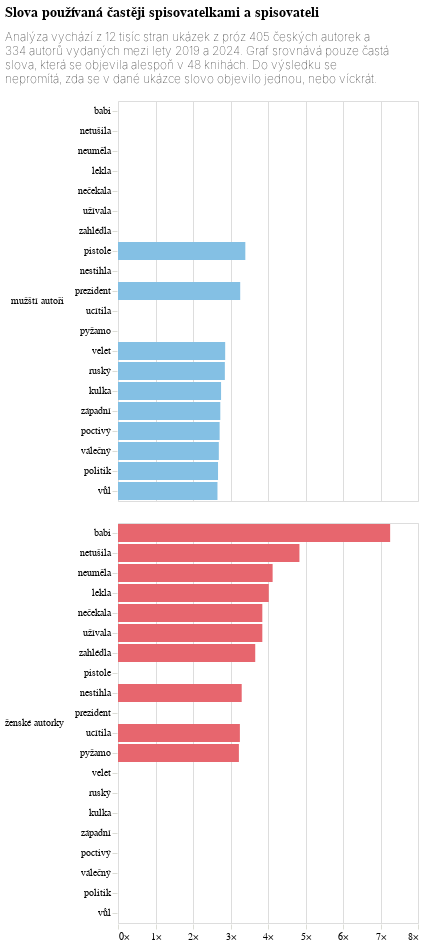

The code cell stored with this chart in its notebook:
### Code cell
mz_graf = alt.Chart(do_grafu, title={'text': titulek, 'subtitle': podtitulek}, width=300).mark_bar().encode(
    alt.X("rozdíl:Q", title=None, axis=alt.Axis(labelExpr="datum.label + '×'", domainOpacity=0, tickColor='#DCDDD6')),
    alt.Y('slovo:N', sort='-x', title=None, axis=alt.Axis(tickColor='#DCDDD6', domainOpacity=0)),
    alt.Color("mz:N", legend=None, scale=alt.Scale(range=['#84c0e4','#E7666E'])),
    alt.Row('mz:N', title=None,
            header=alt.Header(labelAngle=0, labelAlign='left',
                              labelAnchor='middle', labelFont='Asap'))
).transform_filter(
    alt.datum.mz == alt.datum.mz
)

mz_graf

### Figure 1 — Vega-Lite specification as saved in the notebook (floating-point values rounded to 4 significant figures)
{"config": {"title": {"font": "Noticia Text", "fontSize": 14, "anchor": "start", "fontWeight": "bolder", "subtitleFont": "Noticia Text", "subtitleFontSize": 12, "subtitleFontWeight": "lighter", "subtitlePadding": 12, "dy": -12}, "axis": {"labelFont": "Asap", "titleFont": "Asap", "fontWeight": "lighter", "titleFontWeight": "lighter", "labelFontSize": 10, "titleFontSize": 10, "labelPadding": 2, "titlePadding": 10}, "legend": {"labelFont": "Asap", "labelFontWeight": "normal", "titleFont": "Asap", "titleFontWeight": "normal", "labelFontSize": 10, "titleFontSize": 10}}, "data": {"name": "data-0481e9da5e48a1c5e5718fa4b91dcac3"}, "mark": {"type": "bar"}, "encoding": {"color": {"field": "mz", "legend": null, "scale": {"range": ["#84c0e4", "#E7666E"]}, "type": "nominal"}, "row": {"field": "mz", "header": {"labelAlign": "left", "labelAnchor": "middle", "labelAngle": 0, "labelFont": "Asap"}, "title": null, "type": "nominal"}, "x": {"axis": {"domainOpacity": 0, "labelExpr": "datum.label + '×'", "tickColor": "#DCDDD6"}, "field": "rozdíl", "title": null, "type": "quantitative"}, "y": {"axis": {"domainOpacity": 0, "tickColor": "#DCDDD6"}, "field": "slovo", "sort": "-x", "title": null, "type": "nominal"}}, "title": {"text": ["Slova používaná častěji spisovatelkami a spisovateli"], "subtitle": ["Analýza vychází z 12 tisíc stran ukázek z próz 405 českých autorek a", "334 autorů vydaných mezi lety 2019 a 2024. Graf srovnává pouze častá", "slova, která se objevila alespoň v 48 knihách. Do výsledku se", "nepromítá, zda se v dané ukázce slovo objevilo jednou, nebo víckrát."]}, "transform": [{"filter": "(datum.mz === datum.mz)"}], "width": 300, "$schema": "https://vega.github.io/schema/vega-lite/v5.8.0.json", "datasets": {"data-0481e9da5e48a1c5e5718fa4b91dcac3": [{"slovo": "babi", "rozdíl": 7.257, "mz": "ženské autorky"}, {"slovo": "netušila", "rozdíl": 4.838, "mz": "ženské autorky"}, {"slovo": "neuměla", "rozdíl": 4.123, "mz": "ženské autorky"}, {"slovo": "lekla", "rozdíl": 4.02, "mz": "ženské autorky"}, {"slovo": "nečekala", "rozdíl": 3.849, "mz": "ženské autorky"}, {"slovo": "užívala", "rozdíl": 3.849, "mz": "ženské autorky"}, {"slovo": "zahlédla", "rozdíl": 3.66, "mz": "ženské autorky"}, {"slovo": "nestihla", "rozdíl": 3.299, "mz": "ženské autorky"}, {"slovo": "ucítila", "rozdíl": 3.25, "mz": "ženské autorky"}, {"slovo": "pyžamo", "rozdíl": 3.224, "mz": "ženské autorky"}, {"slovo": "vůl", "rozdíl": 2.653, "mz": "mužští autoři"}, {"slovo": "politik", "rozdíl": 2.668, "mz": "mužští autoři"}, {"slovo": "válečný", "rozdíl": 2.689, "mz": "mužští autoři"}, {"slovo": "poctivý", "rozdíl": 2.71, "mz": "mužští autoři"}, {"slovo": "západní", "rozdíl": 2.728, "mz": "mužští autoři"}, {"slovo": "kulka", "rozdíl": 2.749, "mz": "mužští autoři"}, {"slovo": "ruský", "rozdíl": 2.85, "mz": "mužští autoři"}, {"slovo": "velet", "rozdíl": 2.858, "mz": "mužští autoři"}, {"slovo": "prezident", "rozdíl": 3.259, "mz": "mužští autoři"}, {"slovo": "pistole", "rozdíl": 3.395, "mz": "mužští autoři"}]}}
